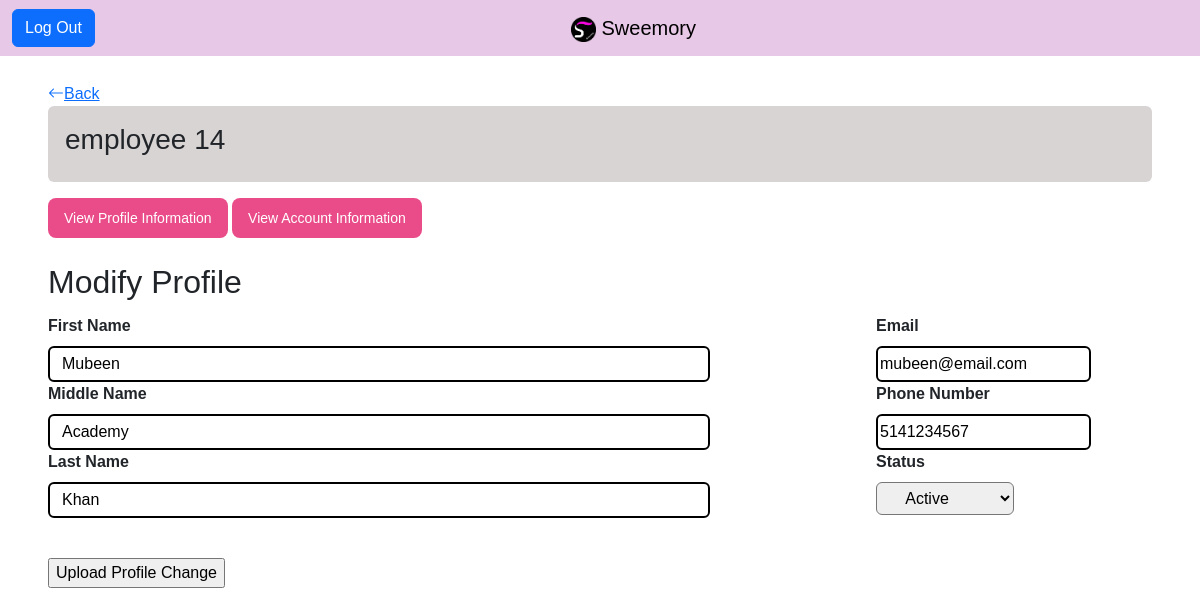
The app's page /ITspecialist/edit/14 (signed in) with its own data.
### tables this page shows
CREATE TABLE `profile` (
  `user_id` int(11) NOT NULL,
  `first_name` varchar(50) NOT NULL,
  `middle_name` varchar(50) NOT NULL,
  `last_name` varchar(50) NOT NULL,
  `email` varchar(80) NOT NULL,
  `phone_number` varchar(10) NOT NULL,
  `status` varchar(8) NOT NULL
);

CREATE TABLE `user` (
  `user_id` int(11) NOT NULL,
  `user_type` varchar(12) NOT NULL,
  `username` varchar(50) NOT NULL,
  `password_hash` varchar(72) NOT NULL
);

### app/core/Controller.php (called while the page is built, shortened)
<?php
class Controller
{
    function view($name, $data = [])
    {
        include('app/views/' . $name . '.php');
    }
}

### app/core/App.php (called while the page is built, shortened)
<?php
class App
{
    public function __construct()
    {
        $request = $this->parseUrl($_GET['url'] ?? '');
        $method = 'index';
        if (file_exists('app/controllers/' . $request[0] . '.php'))
        {
            unset($request[0]);
        }
        $controller = new $controller;
        if (isset($request[1]) && method_exists($controller, $request[1]))
        {
            $method = $request[1];
            unset($request[1]);
        }
        $params = array_values($request);
        call_user_func_array([$controller, $method], $params);
    }
    function parseUrl($url)
    {
        return explode('/', trim($url, '/'));
    }
}

### index.php (called while the page is built, shortened)
<?php
new app\core\App;

### app/models/User.php (called while the page is built, shortened)
<?php
class User extends \app\core\Model
{
	public function getUserInfo($user_id)
	{
		$SQL = "SELECT p.status, u.user_id, u.user_type,  u.username, p.first_name, p.middle_name, p.last_name, p.email, p.phone_number
			FROM user u
			LEFT JOIN profile p ON u.user_id = p.user_id
			WHERE u.user_id=:user_id";
		$STH = self::$connection->prepare($SQL);
		$data = [
			'user_id'=>$user_id
		];
		$STH->execute($data);
		$STH->setFetchMode(\PDO::FETCH_CLASS, 'app\\models\\User');
		return $STH->fetch();
	}
}

### app/views/ITspecialist/editProfile.php (the view)
<form method="post" action="" class="form1" style="" >
  <h2>Modify Profile</h2>
  <dl class="dl-viewUserDetails" style="">
    <div class="" style="flex:  70%; " >
      <dt class="dt-label"> <?= _('First Name')?> </dt>
      <input class="dd-left" type="" name="first_name" value="<?= $data->first_name ?>">
      <dt class="dt-label"><?=_('Middle Name')?></dt>
      <input class="dd-left" type="" name="middle_name" value="<?= $data->middle_name ?>">
      <dt class="dt-label"><?=_('Last Name')?></dt>
      <input class="dd-left" type="" name="last_name" value="<?= $data->last_name ?>">
    </div>
    <div class="" style="flex: 20%;" >
      <dt class="dt-label"><?=_('Email')?></dt>
      <input class="dd-right" type="" name="email" value="<?= $data->email ?>">
      <dt class="dt-label"><?=_('Phone Number')?></dt>
      <input class="dd-right" type="" name="phone_number" value="<?= $data->phone_number ?>">
      <dt class="dt-label"><?=_('Status')?></dt>
      <select name="status" id="status" class="dropdownUserType">
        <?php
          if($data->status == "active"){
            echo "
              <option selected value='active' name='active'>" . _('Active') . "</option>
              <option value='inactive' name='inactive'>" . _('Inactive') .  "</option>
            ";
          }else{
            echo "
              <option  value='active' name='active'>" . _('Active') . "</option>
              <option selected value='inactive' name='inactive'>" . _('Inactive') . "</option>
            ";
          }
        ?>
      </select>
    </div>
  </dl> <input class="" type="submit" name="editProfile" value="Upload Profile Change">
</form>

### app/views/ITspecialist/edit.php (shortened to what this page needs)
<div class="userDetails">
    <div class="col-4">
        <a href="/ITspecialist/userDetails/<?=$data->user_id?>" id="backLink"><i class="bi bi-arrow-left"></i><?= _('Back') ?></a>
    </div>
    <div class="alert" style="background-color: rgb(216,212,212);">
      <h3><?= $data->username ?> <?= $data->user_id ?></h3>
    </div>
    <div>
      <button id="toggle-to-account" class="btn-edit" style="" >View Profile Information</button>
      <button id="toggle-to-profile" class="btn-edit" style="">View Account Information</button>
    </div>
    <dl class="dl-viewUserDetails" style="">
    <div class="" style="flex: 70%; " >
      <div id="profile">
        <?php $this->view('ITspecialist/editProfile', $data); ?>
      </div>
    </div>
  </dl>
</div>

### css/main.css (style rules this page uses)
body { background-color: #FFFFFF; font-family: 'Ubuntu', sans-serif; position: relative; top: 50px; }

### css/login.css (style rules this page uses)
form.form1 { padding-top: 20px; }

### css/IT.css (style rules this page uses)
.dropdownUserType { width: 50%; padding: .375rem 2.25rem .375rem .75rem; text-align: center; font-size: 1rem; font-weight: 400; margin-bottom: 27px; border-radius: .375rem; }
.userDetails { padding-left: 3rem; padding-right: 3rem; padding-top: 2rem; }
.dl-viewUserDetails { display: flex; padding-top: 5px; }
.dt-label { margin-bottom: .5rem; }
.dd-left { display: block; width: 80%; height: 36px; padding: .375rem .75rem; font-size: 1rem; font-weight: 400; line-height: 1.5; background-color: #ffff; background-clip: padding-box; appearance: none; border: 2px solid black; border-radius: .375rem; }
.dd-right { height: 36px; font-size: 1rem; font-weight: 400; line-height: 1.5; background-color: #ffff; background-clip: padding-box; appearance: none; border: 2px solid black; border-radius: .375rem; }

### css/buttons.css (style rules this page uses)
.btn-edit { background-color: #EA4C89; border-radius: 8px; border-style: none; box-sizing: border-box; color: #FFFFFF; cursor: pointer; display: inline-block; font-size: 14px; font-weight: 500; height: 40px; line-height: 20px; list-style: none; margin: 0; outline: none; padding: 10px 16px; position: relative; text-align: center; text-decoration: none; transition: color 100ms; vertical-align: baseline; user-select: none; -webkit-user-select: none; touch-action: manipulation; }

### records on screen
profile: user_id.username "employee", user_id.user_id "14", first_name "Mubeen", middle_name "Academy", last_name "Khan", email "mubeen@email.com", phone_number "5141234567", status "Active"

### other values on screen
_('Back') "Back"
_('First Name') "First Name"
_('Middle Name') "Middle Name"
_('Last Name') "Last Name"
_('Email') "Email"
_('Phone Number') "Phone Number"
_('Status') "Status"
